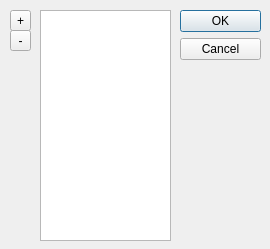
<?xml version="1.0" encoding="UTF-8"?>
<ui version="4.0">
 <class>Dialog</class>
 <widget class="QDialog" name="Dialog">
  <property name="geometry">
   <rect>
    <x>0</x>
    <y>0</y>
    <width>270</width>
    <height>249</height>
   </rect>
  </property>
  <property name="windowTitle">
   <string>Dialog</string>
  </property>
  <widget class="QDialogButtonBox" name="buttonBox">
   <property name="geometry">
    <rect>
     <x>180</x>
     <y>10</y>
     <width>81</width>
     <height>241</height>
    </rect>
   </property>
   <property name="orientation">
    <enum>Qt::Vertical</enum>
   </property>
   <property name="standardButtons">
    <set>QDialogButtonBox::Cancel|QDialogButtonBox::Ok</set>
   </property>
  </widget>
  <widget class="QListWidget" name="listWidget">
   <property name="geometry">
    <rect>
     <x>40</x>
     <y>10</y>
     <width>131</width>
     <height>231</height>
    </rect>
   </property>
  </widget>
  <widget class="QToolButton" name="toolButton">
   <property name="geometry">
    <rect>
     <x>10</x>
     <y>10</y>
     <width>21</width>
     <height>21</height>
    </rect>
   </property>
   <property name="text">
    <string>+</string>
   </property>
  </widget>
  <widget class="QToolButton" name="toolButton_2">
   <property name="geometry">
    <rect>
     <x>10</x>
     <y>30</y>
     <width>21</width>
     <height>21</height>
    </rect>
   </property>
   <property name="text">
    <string>-</string>
   </property>
  </widget>
 </widget>
 <resources/>
 <connections>
  <connection>
   <sender>buttonBox</sender>
   <signal>accepted()</signal>
   <receiver>Dialog</receiver>
   <slot>accept()</slot>
   <hints>
    <hint type="sourcelabel">
     <x>248</x>
     <y>254</y>
    </hint>
    <hint type="destinationlabel">
     <x>157</x>
     <y>274</y>
    </hint>
   </hints>
  </connection>
  <connection>
   <sender>buttonBox</sender>
   <signal>rejected()</signal>
   <receiver>Dialog</receiver>
   <slot>reject()</slot>
   <hints>
    <hint type="sourcelabel">
     <x>316</x>
     <y>260</y>
    </hint>
    <hint type="destinationlabel">
     <x>286</x>
     <y>274</y>
    </hint>
   </hints>
  </connection>
 </connections>
</ui>
